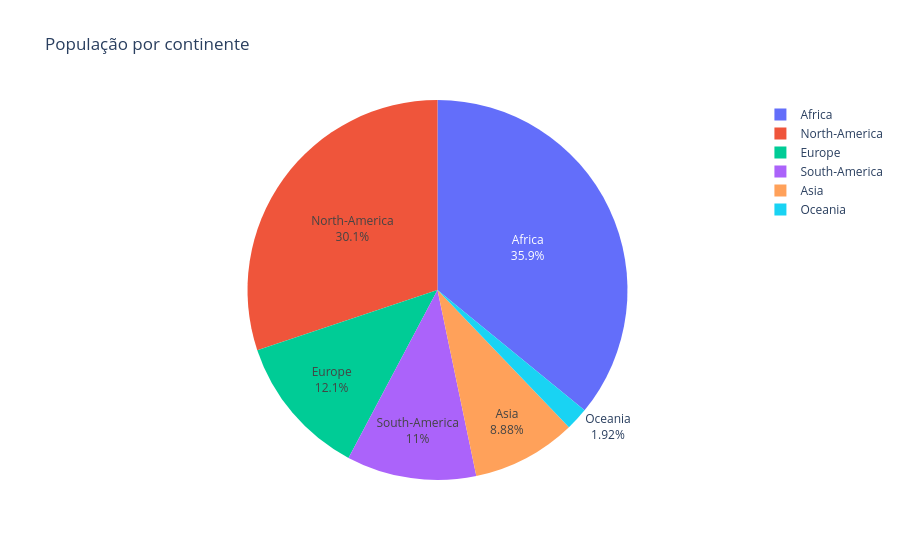

The code cell stored with this chart in its notebook:
### Code cell
grafico = px.pie(tabela, names="continent", values="population(k)", title=f"População por continente")
grafico.update_traces(textinfo='percent+label')
grafico.show()

### Figure 1 — Plotly figure (JSON) as saved in the notebook; plotly's stock layout.template omitted (floating-point values rounded to 4 significant figures)
{"data": [{"domain": {"x": [0, 1], "y": [0, 1]}, "hovertemplate": "continent=%{label}<br>population(k)=%{value}<extra></extra>", "labels": ["North-America", "North-America", "Africa", "Africa", "Africa", "Africa", "Africa", "North-America", "North-America", "North-America", "Africa", "North-America", "North-America", "Africa", "South-America", "Asia", "Asia", "Asia", "Asia", "Africa", "Africa", "Africa", "Africa", "South-America", "Africa", "Asia", "South-America", "North-America", "Asia", "Asia", "Europe", "Europe", "Europe", "North-America", "Asia", "South-America", "North-America", "Africa", "Europe", "South-America", "Asia", "North-America", "Europe", "South-America", "Europe", "Asia", "Europe", "Europe", "Oceania", "South-America", "North-America"], "legendgroup": "", "name": "", "showlegend": true, "textinfo": "percent+label", "type": "pie", "values": [39.74, 56.97, 26080.0, 1497.0, 5305.0, 2063.0, 5017.0, 67.28, 113.5, 400.5, 11620.0, 165.5, 107.6, 567.7, 314.2, 541.0, 34380.0, 6728.0, 445.4, 2441.0, 216700.0, 15330.0, 33090.0, 29270.0, 106200.0, 2980.0, 3496.0, 11060.0, 10300.0, 19210.0, 5460.0, 5020.0, 6845.0, 18580.0, 6685.0, 11990.0, 4447.0, 60760.0, 10140.0, 19250.0, 33180.0, 38390.0, 10740.0, 33680.0, 19030.0, 5944.0, 46720.0, 60260.0, 26070.0, 51510.0, 334800.0]}], "layout": {"legend": {"tracegroupgap": 0}, "title": {"text": "População por continente"}}}
